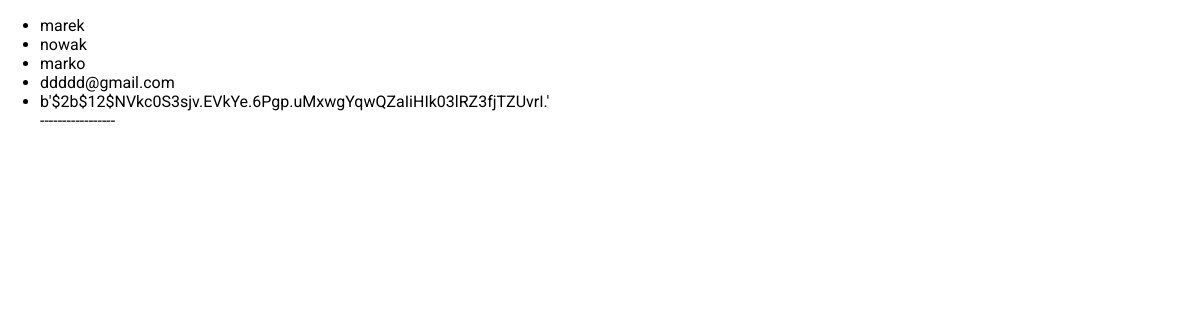
/users, run on an earlier commit of the app's database.
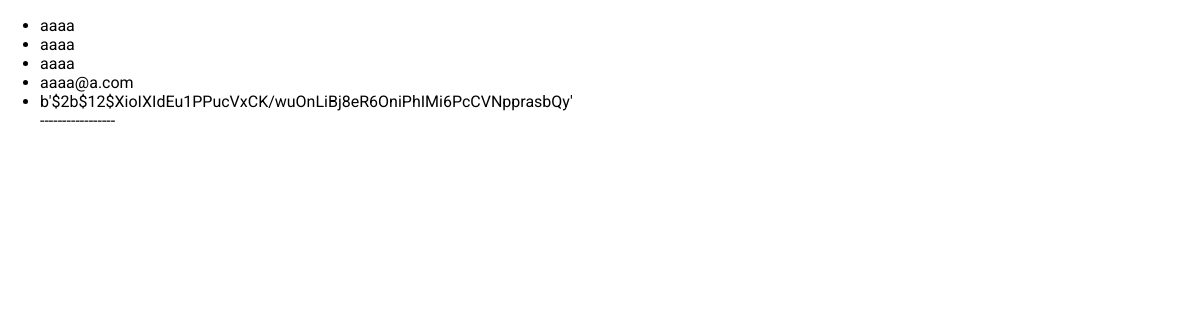
And on a later commit of the database.
### app.py (models this page shows, shortened)
class User(db.Model, UserMixin):
    __tablename__ = "users"
    id = db.Column(db.Integer, primary_key = True, autoincrement=True)
    name = db.Column(db.String(30), nullable = False)
    lastname = db.Column(db.String(30), nullable = False)
    username = db.Column(db.String(30), nullable = False, unique=True)
    email = db.Column(db.String(30), nullable = False)
    password = db.Column(db.String(30), nullable = False)

### app.py (the view)
@app.route("/users")
def users():
    users = User.query.all()
    return render_template('users.html', users=users)

### templates/users.html (shortened to what this page needs)
{% extends "base.html" %}
{% block body %}
    <ul>
    {% for item in users %}
        <li>{{item.name}}</li>
        <li>{{item.lastname}}</li>
        <li>{{item.username}}</li>
        <li>{{item.email}}</li>
        <li>{{item.password}}</li>
        -----------------
    {% endfor %}
    </ul>
{% endblock %}

### templates/base.html (shortened to what this page needs)
<!DOCTYPE html>
<html lang="en">
<head>
    <link rel="stylesheet" href="{{ url_for('static', filename='css/base.css') }}">
</head>
<body>
    {% block body %} {% endblock %}
</body>
</html>

### static/css/base.css (style rules this page uses)
* { font-family: 'Roboto', sans-serif; }
html, body { margin: 0; padding: 0; height: 100%; width: 100%; }

What changed in the data, as far as the page shows it:
changed User: name "marek" → "aaaa"; lastname "nowak" → "aaaa"; username "marko" → "aaaa"; email "ddddd@gmail.com" → "aaaa@a.com"; password "b'$2b$12$NVkc0S3sjv.EVkYe.6Pgp.uMxwgYqwQZaIiHIk03lRZ3fjTZUvrI.'" → "b'$2b$12$XioIXIdEu1PPucVxCK/wuOnLiBj8eR6OniPhIMi6PcCVNpprasbQy'"
